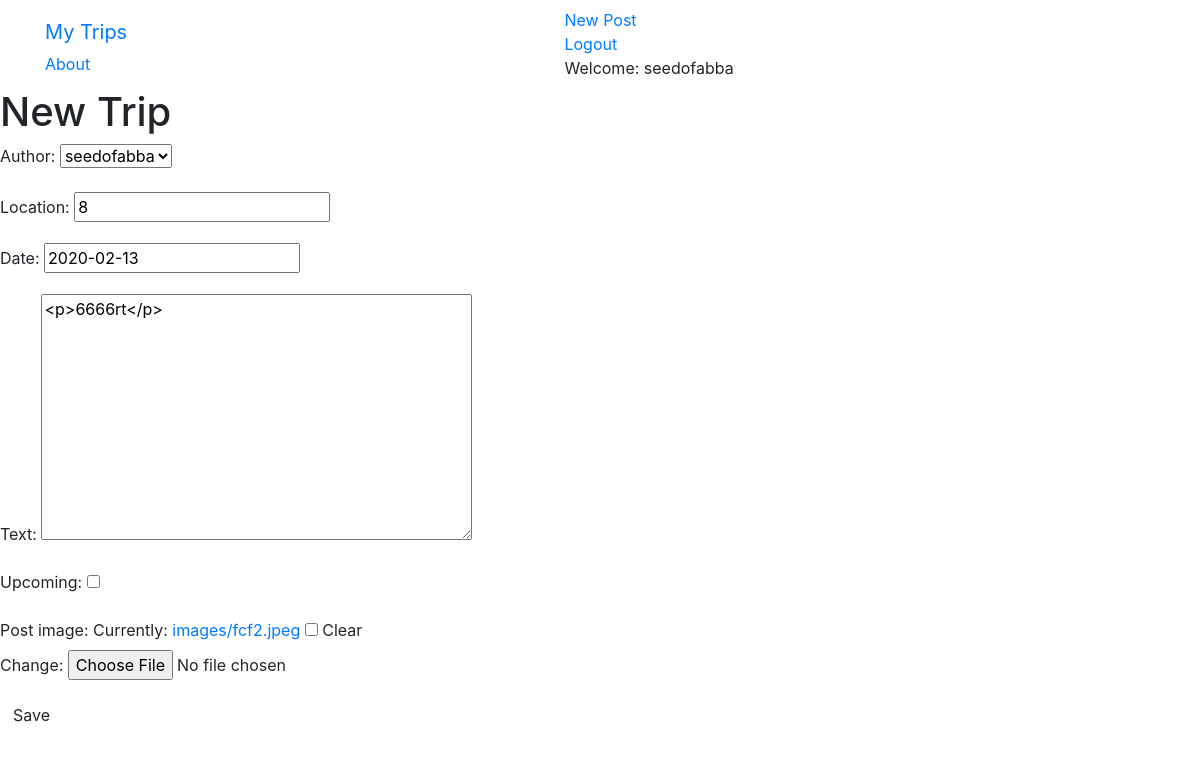
Page /post/45/edit/ (signed in) on the committed database.
### ventureapp/models.py (models this page shows, shortened)
class Post(models.Model):
    author = models.ForeignKey('auth.User', on_delete=models.CASCADE)
    location = models.CharField(max_length=100)
    date = models.DateField(auto_now=False, auto_now_add=False)
    text = models.TextField()
    upcoming = models.BooleanField()
    post_image = models.ImageField(null=True, blank=True, upload_to="images/")
    likes = models.ManyToManyField(User, related_name='blog_post')

### ventureapp/views.py (the view)
# urls.py: url(r'^post/(?P<pk>\d+)/edit/$', views.PostUpdateView.as_view(), name = "post_edit"),
class PostUpdateView(LoginRequiredMixin, UpdateView):
    login_url = '/login/'
    redirect_field_name = 'ventureapp/post_list.html'
    form_class = PostForm
    model = Post

### ventureapp/forms.py
class PostForm(forms.ModelForm):
    class Meta():
        model = Post
        fields = ('author', 'location', 'date', 'text', 'upcoming', 'post_image')
        widgets = {
            'location': forms.TextInput(attrs={'class':'textinputclass'}),
            'date': forms.DateInput(attrs={'class':'textinputclass'}),
            'text': forms.Textarea(attrs={'class':'editable medium-editor-textarea postcontent'})
        }

### ventureapp/templates/ventureapp/post_form.html (shortened to what this page needs)
{% extends "ventureapp/base.html"%}
{% block content%}
    <h1>New Trip</h1>
    <form class="post-form" method="POST">
        {{form.as_p}}
        <button type="submit" class='save btn btn-default'>Save</button>
{% endblock %}

### ventureapp/templates/ventureapp/base.html (shortened to what this page needs)
<!DOCTYPE html>
{% load static %}
<html>
<head>
   <link rel="stylesheet" href="https://stackpath.bootstrapcdn.com/bootstrap/4.4.1/css/bootstrap.min.css">
    <link rel="stylesheet" href="//cdn.jsdelivr.net/npm/medium-editor@latest/dist/css/medium-editor.min.css" type="text/css" media="screen" charset="utf-8">
    <link rel="stylesheet" href="{% static 'static/blog.css' %}" />
</head>
<body>
    <nav class="navbar navbar-default techfont custom-navbar">
    <div class="container">
        <ul class="nav navbar-nav">
            <li><a class='navbar-brand bigbrand' href="{% url 'ventureapp:post_list' %}">My Trips</a></li>
            <li><a href="{% url 'ventureapp:about' %}">About</a></li>
        </ul>
        <ul class='nav navbar-nav navbar-right'>
        {% if user.is_authenticated %}
            <li>
                <a href="{% url 'ventureapp:post_new'%}">New Post</a>
            </li>
            <li>
                <a href="{% url 'ventureapp:logout'%}">Logout</a>
            </li>
            <li>
                <a>Welcome: {{user.username}}
            </li>
            {% else %}
            <li><a class='nav navbar-right' href="{% url 'login' %}">Login</span></a></li>
        {% endif %}
        </ul>
    </div>
    </nav>
                    {% block content%}
                    {% endblock%}
</body>
</html>

### rows in the picture
Post: author "seedofabba", location "8", date "2020-02-13", text "<p>6666rt</p>"

### other values in the picture
{{ user.username }} "seedofabba"
